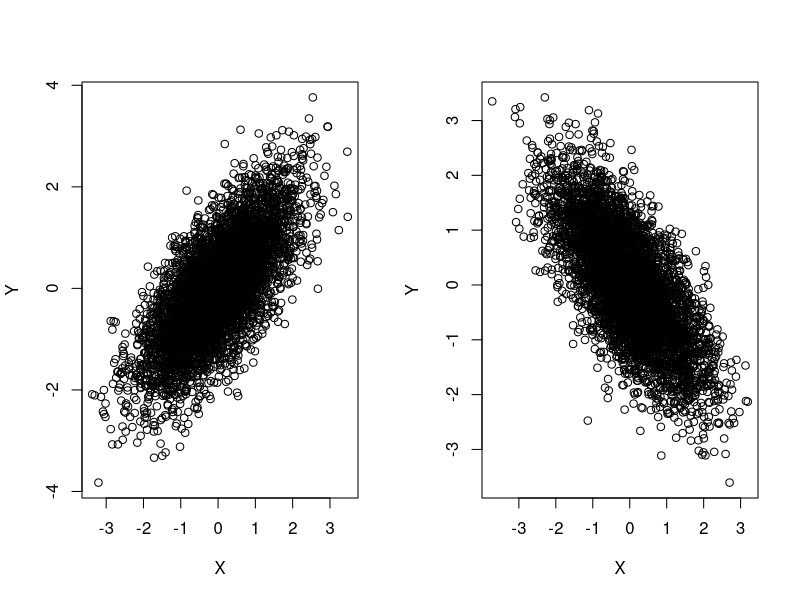
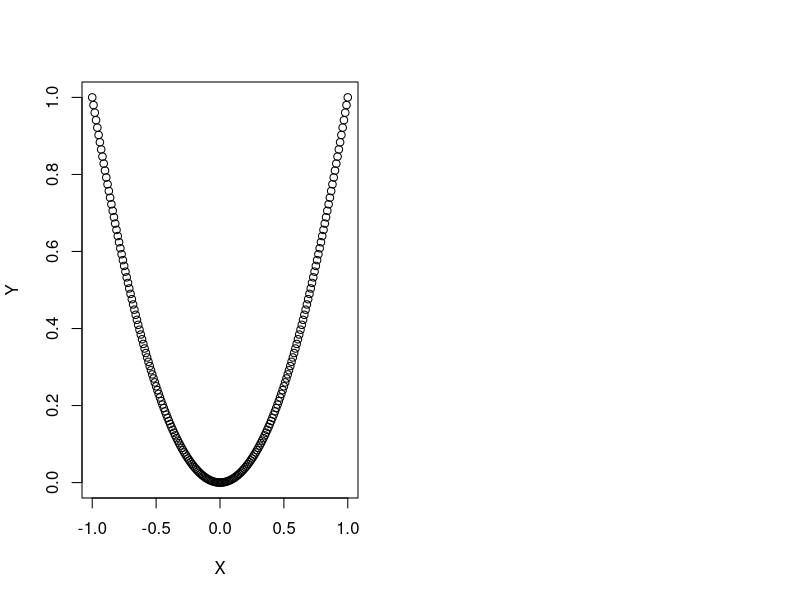

These figures' R source, in order:
## ---- chunk 1
rm(list = ls())
## ---- chunk 2
library(mvtnorm)

n<-5000

mu_vector<-c(0,0)

sig12<-0.7

cov_mat<-matrix(c(1,sig12,sig12,1), nrow=2, ncol=2)

data<-rmvnorm(n, mu_vector, cov_mat)
  
x1<-data[,1]
x2<-data[,2]

cov_mat2<-matrix(c(1,-sig12,-sig12,1), nrow=2, ncol=2)

data2<-rmvnorm(n, mu_vector, cov_mat2)
  
x3<-data2[,1]
x4<-data2[,2]

par(mfrow=c(1,2))
plot(x1,x2, xlab="X", ylab="Y")
plot(x3,x4, xlab="X", ylab="Y")

## ---- chunk 3
x<-seq(-1,1, by=0.01)
y<-x^2

##note from plot that X & Y do not have a linear relationship
plot(x,y, xlab="X", ylab="Y")

cov(x,y) ##covariance is virtually 0
